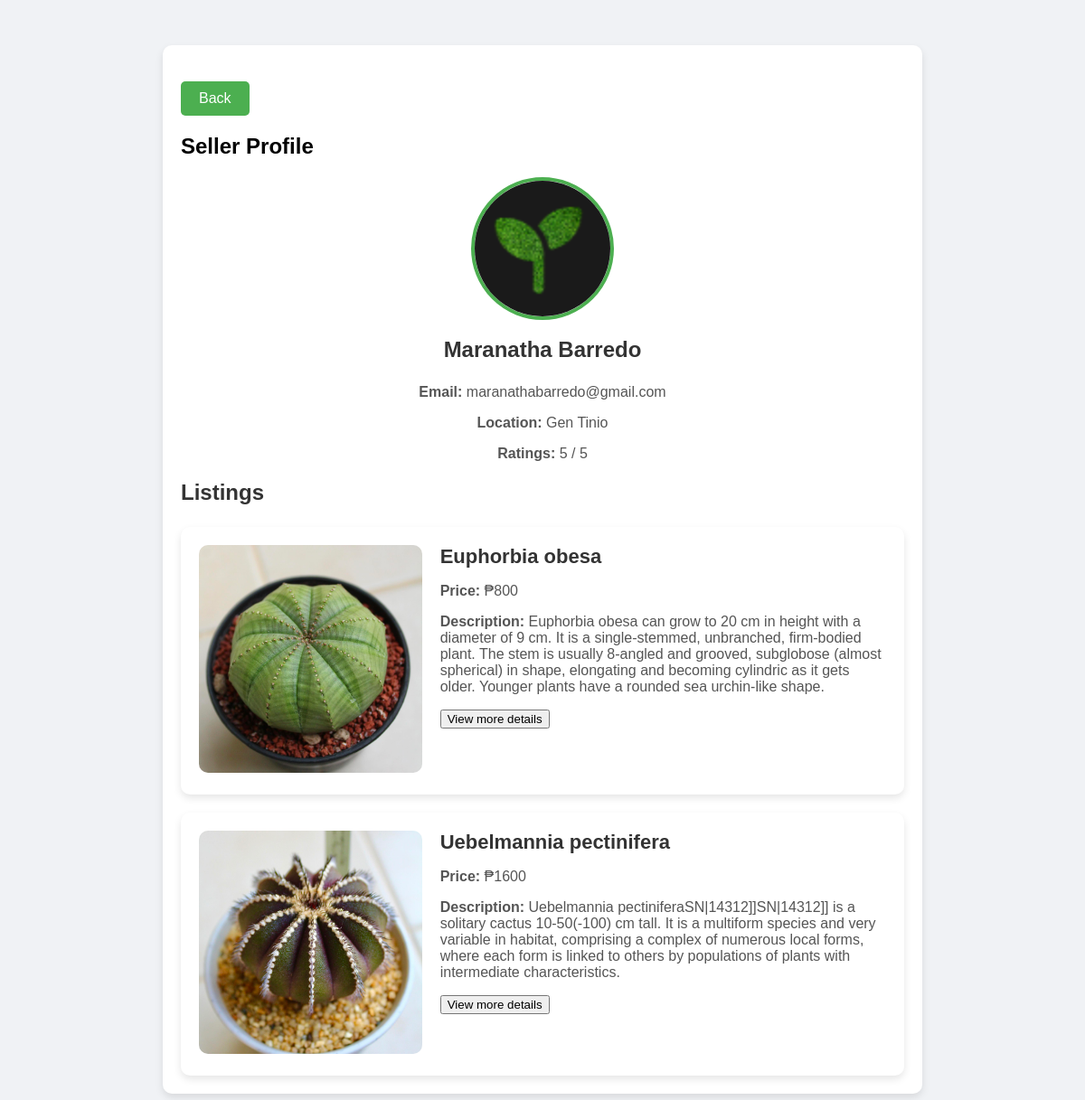
/profile.php?sellerId=3, run on an earlier commit of the app's database.
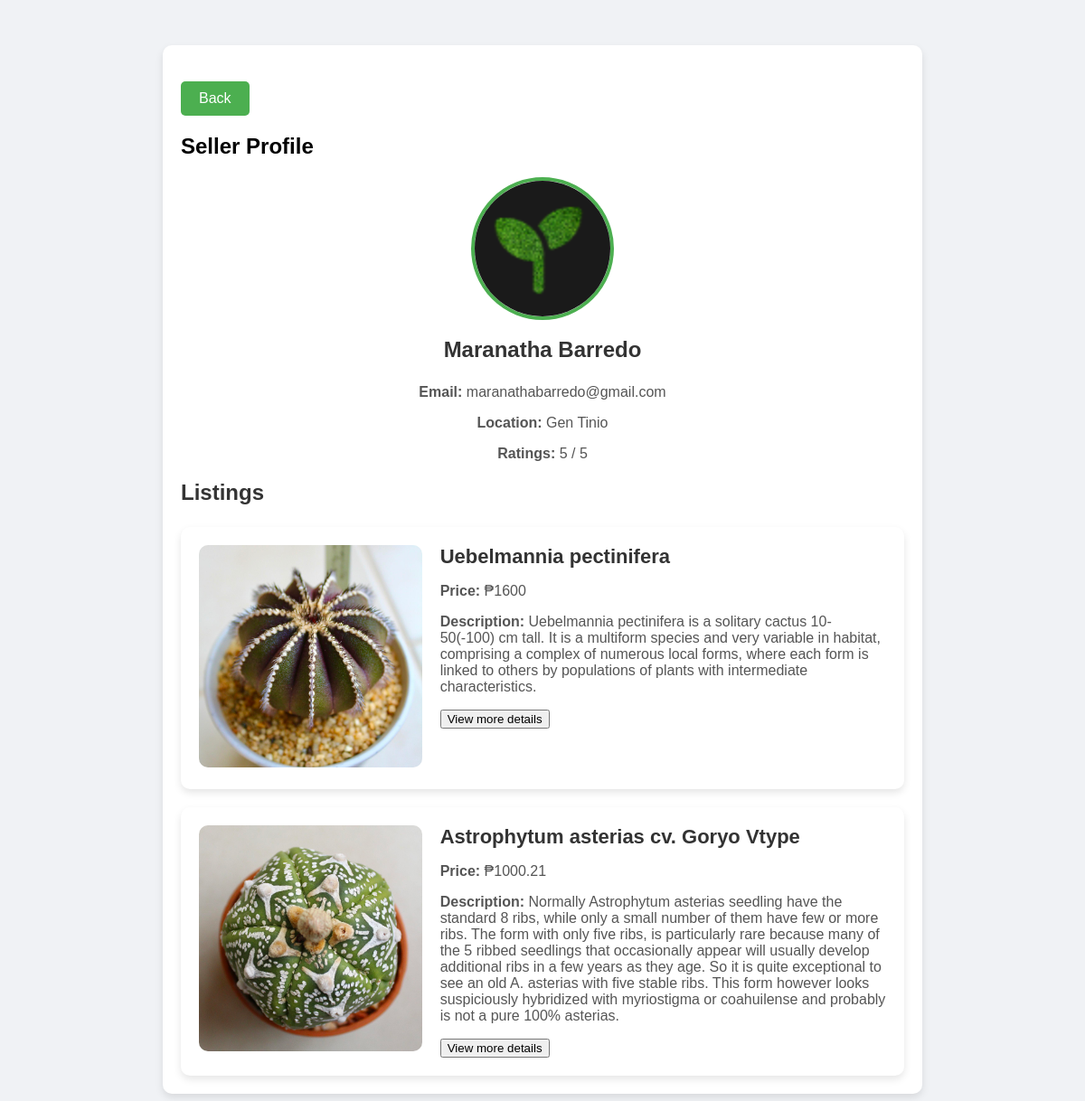
And on a later commit of the database.
### tables this page shows
CREATE TABLE `sellers` (
  `seller_id` int(11) NOT NULL,
  `user_id` int(11) NOT NULL,
  `ratings` float NOT NULL
);

CREATE TABLE `users` (
  `id` int(11) NOT NULL,
  `proflePicture` varchar(128) DEFAULT NULL,
  `firstname` varchar(50) NOT NULL,
  `lastname` varchar(50) NOT NULL,
  `email` varchar(255) NOT NULL,
  `gender` varchar(20) NOT NULL,
  `phoneNumber` bigint(12) NOT NULL,
  `address` varchar(255) NOT NULL,
  `password` varchar(255) NOT NULL,
  `status` tinyint(1) NOT NULL
);

CREATE TABLE `product` (
  `plantid` int(10) NOT NULL,
  `added_by` int(11) NOT NULL,
  `plantname` varchar(100) NOT NULL,
  `img1` varchar(128) NOT NULL,
  `img2` varchar(128) NOT NULL,
  `img3` varchar(128) NOT NULL,
  `plantColor` varchar(10) NOT NULL,
  `plantSize` varchar(10) NOT NULL,
  `plantcategories` varchar(100) NOT NULL,
  `details` text NOT NULL,
  `location` varchar(100) NOT NULL,
  `region` varchar(128) NOT NULL,
  `province` varchar(128) NOT NULL,
  `city` varchar(50) NOT NULL,
  `barangay` varchar(128) NOT NULL,
  `street` varchar(128) DEFAULT NULL,
  `price` float(11,2) NOT NULL,
  `createdAt` timestamp NOT NULL DEFAULT current_timestamp() ON UPDATE current_timestamp(),
  `updatedAt` timestamp NOT NULL DEFAULT current_timestamp() ON UPDATE current_timestamp()
);

### profile.php (the view, shortened to what this page needs)
<?php
include 'conn.php';
if (isset($_GET['sellerId'])) {
    $sellerId = $_GET['sellerId'];
    $sellerQuery = "SELECT u.firstname, u.lastname, u.email, u.proflepicture, u.address, s.ratings
                    FROM users u
                    JOIN sellers s ON u.id = s.user_id
                    WHERE s.seller_id = ?";
    $sellerStmt = $conn->prepare($sellerQuery);
    $sellerStmt->bind_param("i", $sellerId);
    $sellerStmt->execute();
    $sellerResult = $sellerStmt->get_result();
    $sellerData = $sellerResult->fetch_assoc();
    if ($sellerData) {
        $sellerFirstname = $sellerData['firstname'];
        $sellerLastname = $sellerData['lastname'];
        $sellerEmail = $sellerData['email'];
        $sellerProfilePicture = $sellerData['proflepicture'];
        $sellerAddress = $sellerData['address'];
        $sellerRatings = $sellerData['ratings'];
    } else {
        echo "Seller not found.";
        exit;
    }
    $listingsQuery = "SELECT * FROM product WHERE added_by = ?";
    $listingsStmt = $conn->prepare($listingsQuery);
    $listingsStmt->bind_param("i", $sellerId);
    $listingsStmt->execute();
    $listingsResult = $listingsStmt->get_result();
} else {
    echo "No seller ID provided.";
    exit;
}
?>
<!DOCTYPE html>
<html lang="en">
<head>
    <link rel="stylesheet" href="profile.css">
</head>
<body>
    <div class="seller-profile">
    <div class="backBtn-container">
        <a href="#" class="back-btn" id="back">Back</a>
    </div>
        <h2>Seller Profile</h2>
        <div class="seller-info">
            <img src="ProfilePictures/<?php echo htmlspecialchars($sellerProfilePicture); ?>" alt="Seller Profile Picture">
            <h3><?php echo htmlspecialchars($sellerFirstname . ' ' . $sellerLastname); ?></h3>
            <p><strong>Email:</strong> <?php echo htmlspecialchars($sellerEmail); ?></p>
            <p><strong>Location:</strong> <?php echo htmlspecialchars($sellerAddress); ?></p>
            <p><strong>Ratings:</strong> <?php echo htmlspecialchars($sellerRatings); ?> / 5</p>
        </div>
        <div>
    <h3>Listings</h3>
    <div class="plant-listings">
    <?php
    if ($listingsResult->num_rows > 0) {
        while ($listing = $listingsResult->fetch_assoc()) {
            echo '<div class="plant-card">';
            echo '<div class="plant-img-container">';
            echo '<img class="plant-img" src="Products/' . htmlspecialchars($sellerEmail) . '/' . htmlspecialchars($listing['img1']) . '" alt="' . htmlspecialchars($listing['plantname']) . '">';
            echo '</div>';
            echo '<div class="plant-details">';
            echo '<h4>' . htmlspecialchars($listing['plantname']) . '</h4>';
            echo '<p><strong>Price:</strong> ₱' . htmlspecialchars($listing['price']) . '</p>';
            echo '<p><strong>Description:</strong> ' . htmlspecialchars($listing['details']) . '</p>';
            echo '<button class="view-details" onclick="viewMoreDetails(' . htmlspecialchars($listing['plantid']) . ', \'' . htmlspecialchars($sellerEmail) . '\')">View more details</button>';
            echo '</div>';
            echo '</div>';
        }
    } else {
        echo '<p>No listings available.</p>';
    }
    ?>
</div>
</body>
</html>

### profile.css (style rules this page uses)
body { font-family: Arial, sans-serif; background-color: #f0f2f5; margin: 0; padding: 0; }
.seller-profile { width: 800px; margin: 50px auto; background-color: white; padding: 20px; border-radius: 10px; box-shadow: 0 4px 8px rgba(0, 0, 0, 0.1); }
.seller-info { text-align: center; margin-bottom: 20px; position: relative; }
.seller-info img { width: 150px; height: 150px; border-radius: 50%; object-fit: cover; border: 4px solid #4caf50; cursor: pointer; transition: transform 0.2s; }
h3 { margin-top: 15px; font-size: 24px; color: #333; }
p { font-size: 16px; color: #555; }
a { display: inline-block; margin-top: 20px; text-decoration: none; color: white; background-color: #4caf50; padding: 10px 20px; border-radius: 5px; transition: background-color 0.3s; }
.plant-listings { display: flex; flex-direction: column; gap: 20px; }
.plant-card { display: flex; background-color: #fff; padding: 20px; border-radius: 10px; box-shadow: 0 4px 8px rgba(0, 0, 0, 0.1); }
.plant-img-container { flex: 1; }
.plant-img { width: 100%; max-width: 300px; height: auto; border-radius: 10px; cursor: pointer; transition: transform 0.2s; }
.plant-details { flex: 2; padding-left: 20px; }
.plant-details h4 { font-size: 22px; margin: 0; color: #333; }
.plant-details p { font-size: 16px; color: #555; }

What changed in the data, as far as the page shows it:
removed product: img1.email (picture), plantname "Euphorbia obesa", price "800", details "Euphorbia obesa can grow to 20 cm in height with a diameter of 9 cm. It is a single-stemmed, unbranched, firm-bodied plant. The stem is usually 8-angled and grooved, subglobose (almost spherical) in shape, elongating and becoming cylindric as it gets older. Younger plants have a rounded sea urchin-like shape."
changed product "Uebelmannia pectinifera": details "Uebelmannia pectiniferaSN|14312]]SN|14312]] is a solitary cactus…" → "Uebelmannia pectinifera is a solitary cactus…"
added product: img1.email (picture), plantname "Astrophytum asterias cv. Goryo Vtype", price "1000.21", details "Normally Astrophytum asterias seedling have the standard 8 ribs, while only a small number of them have few or more ribs. The form with only five ribs, is particularly rare because many of the 5 ribbed seedlings that occasionally appear will usually develop additional ribs in a few years as they age. So it is quite exceptional to see an old A. asterias with five stable ribs. This form however looks suspiciously hybridized with myriostigma or coahuilense and probably is not a pure 100% asterias."
